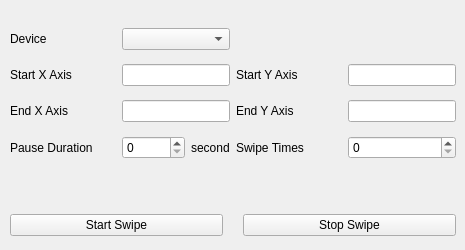
<?xml version="1.0" encoding="UTF-8"?>
<ui version="4.0">
 <class>Widget</class>
 <widget class="QWidget" name="Widget">
  <property name="geometry">
   <rect>
    <x>0</x>
    <y>0</y>
    <width>465</width>
    <height>250</height>
   </rect>
  </property>
  <property name="sizePolicy">
   <sizepolicy hsizetype="Fixed" vsizetype="Fixed">
    <horstretch>0</horstretch>
    <verstretch>0</verstretch>
   </sizepolicy>
  </property>
  <property name="minimumSize">
   <size>
    <width>465</width>
    <height>250</height>
   </size>
  </property>
  <property name="maximumSize">
   <size>
    <width>465</width>
    <height>250</height>
   </size>
  </property>
  <property name="windowTitle">
   <string>Phone Swipe Tool</string>
  </property>
  <widget class="QWidget" name="layoutWidget">
   <property name="geometry">
    <rect>
     <x>10</x>
     <y>200</y>
     <width>446</width>
     <height>51</height>
    </rect>
   </property>
   <layout class="QHBoxLayout" name="horizontalLayout_2" stretch="0,0,0">
    <property name="spacing">
     <number>0</number>
    </property>
    <property name="rightMargin">
     <number>0</number>
    </property>
    <item>
     <widget class="QPushButton" name="start_button">
      <property name="sizePolicy">
       <sizepolicy hsizetype="Expanding" vsizetype="Fixed">
        <horstretch>0</horstretch>
        <verstretch>0</verstretch>
       </sizepolicy>
      </property>
      <property name="text">
       <string>Start Swipe</string>
      </property>
     </widget>
    </item>
    <item>
     <spacer name="horizontalSpacer_2">
      <property name="orientation">
       <enum>Qt::Horizontal</enum>
      </property>
      <property name="sizeType">
       <enum>QSizePolicy::Fixed</enum>
      </property>
      <property name="sizeHint" stdset="0">
       <size>
        <width>20</width>
        <height>20</height>
       </size>
      </property>
     </spacer>
    </item>
    <item>
     <widget class="QPushButton" name="stop_button">
      <property name="sizePolicy">
       <sizepolicy hsizetype="Expanding" vsizetype="Fixed">
        <horstretch>0</horstretch>
        <verstretch>0</verstretch>
       </sizepolicy>
      </property>
      <property name="autoFillBackground">
       <bool>false</bool>
      </property>
      <property name="text">
       <string>Stop Swipe</string>
      </property>
     </widget>
    </item>
   </layout>
  </widget>
  <widget class="QWidget" name="layoutWidget">
   <property name="geometry">
    <rect>
     <x>10</x>
     <y>20</y>
     <width>446</width>
     <height>149</height>
    </rect>
   </property>
   <layout class="QGridLayout" name="gridLayout_2">
    <item row="2" column="1">
     <widget class="QLineEdit" name="end_x_axis_lineedit"/>
    </item>
    <item row="1" column="2">
     <widget class="QLabel" name="start_y_axis_label">
      <property name="sizePolicy">
       <sizepolicy hsizetype="Expanding" vsizetype="Minimum">
        <horstretch>0</horstretch>
        <verstretch>0</verstretch>
       </sizepolicy>
      </property>
      <property name="text">
       <string>Start Y Axis</string>
      </property>
     </widget>
    </item>
    <item row="3" column="2">
     <widget class="QLabel" name="swipe_times_label">
      <property name="sizePolicy">
       <sizepolicy hsizetype="Expanding" vsizetype="Minimum">
        <horstretch>0</horstretch>
        <verstretch>0</verstretch>
       </sizepolicy>
      </property>
      <property name="text">
       <string>Swipe Times</string>
      </property>
     </widget>
    </item>
    <item row="3" column="3">
     <widget class="QSpinBox" name="swipe_times_spinbox">
      <property name="sizePolicy">
       <sizepolicy hsizetype="Expanding" vsizetype="Fixed">
        <horstretch>0</horstretch>
        <verstretch>0</verstretch>
       </sizepolicy>
      </property>
     </widget>
    </item>
    <item row="2" column="3">
     <widget class="QLineEdit" name="end_y_axis_lineedit"/>
    </item>
    <item row="3" column="1">
     <layout class="QHBoxLayout" name="horizontalLayout">
      <item>
       <widget class="QSpinBox" name="pause_duration_spinbox">
        <property name="sizePolicy">
         <sizepolicy hsizetype="Expanding" vsizetype="Fixed">
          <horstretch>0</horstretch>
          <verstretch>0</verstretch>
         </sizepolicy>
        </property>
       </widget>
      </item>
      <item>
       <widget class="QLabel" name="second">
        <property name="sizePolicy">
         <sizepolicy hsizetype="Maximum" vsizetype="Minimum">
          <horstretch>0</horstretch>
          <verstretch>0</verstretch>
         </sizepolicy>
        </property>
        <property name="text">
         <string>second</string>
        </property>
       </widget>
      </item>
     </layout>
    </item>
    <item row="2" column="0">
     <widget class="QLabel" name="end_x_axis_label">
      <property name="sizePolicy">
       <sizepolicy hsizetype="Expanding" vsizetype="Minimum">
        <horstretch>0</horstretch>
        <verstretch>0</verstretch>
       </sizepolicy>
      </property>
      <property name="text">
       <string>End X Axis</string>
      </property>
     </widget>
    </item>
    <item row="1" column="3">
     <widget class="QLineEdit" name="start_y_axis_lineedit"/>
    </item>
    <item row="1" column="0">
     <widget class="QLabel" name="start_x_axis_label">
      <property name="sizePolicy">
       <sizepolicy hsizetype="Expanding" vsizetype="Minimum">
        <horstretch>0</horstretch>
        <verstretch>0</verstretch>
       </sizepolicy>
      </property>
      <property name="text">
       <string>Start X Axis</string>
      </property>
     </widget>
    </item>
    <item row="2" column="2">
     <widget class="QLabel" name="end_y_axis_label">
      <property name="text">
       <string>End Y Axis</string>
      </property>
     </widget>
    </item>
    <item row="3" column="0">
     <widget class="QLabel" name="pause_duration_label">
      <property name="sizePolicy">
       <sizepolicy hsizetype="Expanding" vsizetype="Minimum">
        <horstretch>0</horstretch>
        <verstretch>0</verstretch>
       </sizepolicy>
      </property>
      <property name="text">
       <string>Pause Duration</string>
      </property>
     </widget>
    </item>
    <item row="0" column="0">
     <widget class="QLabel" name="device_label">
      <property name="sizePolicy">
       <sizepolicy hsizetype="Minimum" vsizetype="Fixed">
        <horstretch>0</horstretch>
        <verstretch>0</verstretch>
       </sizepolicy>
      </property>
      <property name="layoutDirection">
       <enum>Qt::LeftToRight</enum>
      </property>
      <property name="text">
       <string>Device</string>
      </property>
      <property name="alignment">
       <set>Qt::AlignLeading|Qt::AlignLeft|Qt::AlignVCenter</set>
      </property>
     </widget>
    </item>
    <item row="1" column="1">
     <widget class="QLineEdit" name="start_x_axis_lineedit"/>
    </item>
    <item row="0" column="1">
     <widget class="QComboBox" name="comboBox">
      <property name="sizePolicy">
       <sizepolicy hsizetype="Minimum" vsizetype="Minimum">
        <horstretch>0</horstretch>
        <verstretch>0</verstretch>
       </sizepolicy>
      </property>
      <property name="mouseTracking">
       <bool>false</bool>
      </property>
      <property name="modelColumn">
       <number>0</number>
      </property>
     </widget>
    </item>
   </layout>
  </widget>
 </widget>
 <resources/>
 <connections/>
</ui>
